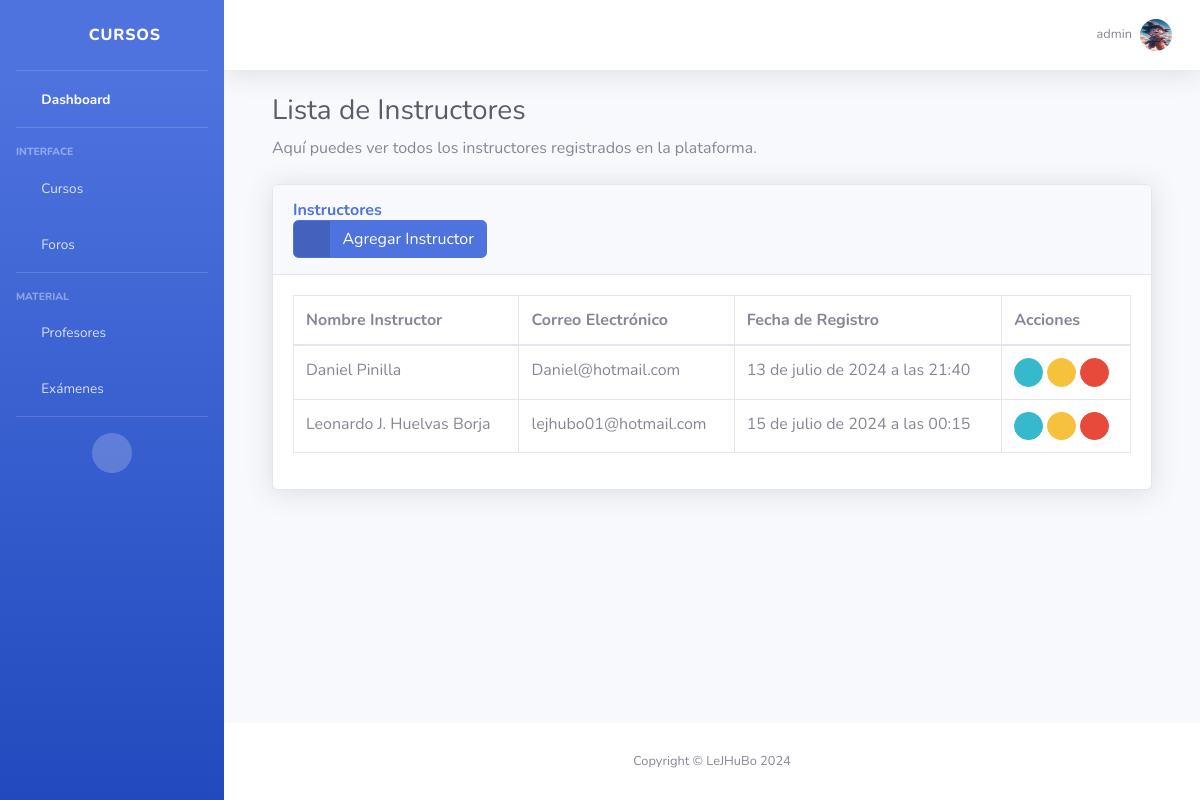
The page /courses/instructors/ (signed in) on the database its author committed.
### courses/models.py (models this page shows, shortened)
class User(AbstractUser):
    ROLE_CHOICES = (
        ('student', 'Student'),
        ('instructor', 'Instructor'),
        ('admin', 'Admin'),
    )
    role = models.CharField(max_length=10, choices=ROLE_CHOICES, default='student')
    groups = models.ManyToManyField(Group, related_name='custom_user_set')
    user_permissions = models.ManyToManyField(Permission, related_name='custom_user_set')
    profile_picture = models.ImageField(upload_to='profile_pictures/', null=True, blank=True)
    objects = UserManager()

### courses/views.py (the view)
# urls.py: path('instructors/', views.InstructorListView.as_view(), name='instructor_list'),
class InstructorListView(LoginRequiredMixin, StudentAccessMixin, ListView):
    model = User
    template_name = 'instructors/instructor_list.html'
    context_object_name = 'instructors'
    queryset = User.objects.filter(role='instructor')

### courses/views.py (called while the page is built)
    def test_func(self):
        return self.request.user.role != 'student'

### courses/templates/instructors/instructor_list.html
{% extends 'index.html' %} {% block title %}Lista de Instructores{% endblock %} {% block content %}
<div class="container-fluid">
    <h1 class="h3 mb-2 text-gray-800">Lista de Instructores</h1>
    <p class="mb-4">Aquí puedes ver todos los instructores registrados en la plataforma.</p>
    <div class="card shadow mb-4">
        <div class="card-header py-3">
            <h6 class="m-0 font-weight-bold text-primary">Instructores</h6>
            <a href="{% url 'instructor_add' %}" class="btn btn-primary btn-icon-split">
                <span class="icon text-white-50">
                    <i class="fas fa-plus"></i>
                </span>
                <span class="text">Agregar Instructor</span>
            </a>
        </div>
        <div class="card-body">
            {% if instructors %}
            <div class="table-responsive">
                <table class="table table-bordered" id="dataTable" width="100%" cellspacing="0">
                    <thead>
                        <tr>
                            <th>Nombre Instructor</th>
                            <th>Correo Electrónico</th>
                            <th>Fecha de Registro</th>
                            <th>Acciones</th>
                        </tr>
                    </thead>
                    <tbody>
                        {% for instructor in instructors %}
                        <tr>
                            <td>{{ instructor.get_full_name }}</td>
                            <td>{{ instructor.email }}</td>
                            <td>{{ instructor.date_joined }}</td>
                            <td>
                                <a href="{% url 'instructor_detail' instructor.pk %}" class="btn btn-info btn-circle btn-sm">
                                    <i class="fas fa-eye"></i>
                                </a>
                                <a href="{% url 'instructor_edit' instructor.pk %}" class="btn btn-warning btn-circle btn-sm">
                                    <i class="fas fa-edit"></i>
                                </a>
                                <a href="{% url 'instructor_delete' instructor.pk %}" class="btn btn-danger btn-circle btn-sm">
                                    <i class="fas fa-trash"></i>
                                </a>
                            </td>
                        </tr>
                        {% endfor %}
                    </tbody>
                </table>
            </div>
            {% else %}
            <p>No hay instructores disponibles.</p>
            {% endif %}
        </div>
    </div>
</div>
{% endblock %}

### courses/templates/index.html (shortened to what this page needs)
{% load static %}
<!DOCTYPE html>
<html lang="en">
<head>
    <link href="{% static 'vendor/fontawesome-free/css/all.min.css' %}" rel="stylesheet" type="text/css">
    <link href="{% static 'css/sb-admin-2.min.css' %}" rel="stylesheet">
</head>
<body id="page-top">
    <div id="wrapper">
        <ul class="navbar-nav bg-gradient-primary sidebar sidebar-dark accordion" id="accordionSidebar">
            <a class="sidebar-brand d-flex align-items-center justify-content-center" href="{% url 'index' %}">
                <div class="sidebar-brand-icon rotate-n-15">
                    <i class="fas fa-book"></i>
                </div>
                <div class="sidebar-brand-text mx-3">Cursos <sup></sup></div>
            </a>
            <hr class="sidebar-divider my-0">
            <li class="nav-item active">
                <a class="nav-link" href="{% url 'index' %}">
                    <i class="fas fa-fw fa-tachometer-alt"></i>
                    <span>Dashboard</span></a>
            </li>
            <hr class="sidebar-divider">
            <div class="sidebar-heading">
                Interface
            </div>
            <li class="nav-item">
                <a class="nav-link collapsed" href="#" data-toggle="collapse" data-target="#collapseCourses" aria-expanded="true" aria-controls="collapseCourses">
                    <i class="fas fa-fw fa-cog"></i>
                    <span>Cursos</span>
                </a>
            </li>
            <li class="nav-item">
                <a class="nav-link collapsed" href="#" data-toggle="collapse" data-target="#collapseForos" aria-expanded="true" aria-controls="collapseForos">
                    <i class="fas fa-fw fa-comments"></i>
                    <span>Foros</span>
                </a>
            </li>
            <hr class="sidebar-divider">
            <div class="sidebar-heading">
                Material
            </div>
            <li class="nav-item">
                <a class="nav-link collapsed" href="#" data-toggle="collapse" data-target="#collapsePages" aria-expanded="true" aria-controls="collapsePages">
                    <i class="fas fa-fw fa-folder"></i>
                    <span>Profesores</span>
                </a>
            </li>
            <li class="nav-item">
                <a class="nav-link collapsed" href="#" data-toggle="collapse" data-target="#collapseExams" aria-expanded="true" aria-controls="collapseExams">
                    <i class="fas fa-fw fa-folder"></i>
                    <span>Exámenes</span>
                </a>
            </li>
            <hr class="sidebar-divider d-none d-md-block">
            <div class="text-center d-none d-md-inline">
                <button class="rounded-circle border-0" id="sidebarToggle"></button>
            </div>
        </ul>
        <div id="content-wrapper" class="d-flex flex-column">
            <div id="content">
                <nav class="navbar navbar-expand navbar-light bg-white topbar mb-4 static-top shadow">
                    <ul class="navbar-nav ml-auto">
                        <li class="nav-item dropdown no-arrow">
                            <a class="nav-link dropdown-toggle" href="#" id="userDropdown" role="button" data-toggle="dropdown" aria-haspopup="true" aria-expanded="false">
                                <span class="mr-2 d-none d-lg-inline text-gray-600 small">{{ user.username }}</span> {% if user.profile_picture %}
                                <img class="img-profile rounded-circle" src="{{ user.profile_picture.url }}"> {% else %}
                                <img class="img-profile rounded-circle" src="{% static 'img/undraw_profile.svg' %}"> {% endif %}
                            </a>
                        </li>
                    </ul>
                </nav>
                <div class="container-fluid">
                    {% block content %}{% endblock %}
                </div>
            </div>
            <footer class="sticky-footer bg-white">
                <div class="container my-auto">
                    <div class="copyright text-center my-auto">
                        <span>Copyright &copy; LeJHuBo 2024</span>
                    </div>
                </div>
            </footer>
        </div>
    </div>
</body>
</html>

### rows shown on the page
User: username "admin", profile_picture (picture)
User: get_full_name "Daniel Pinilla", email "Daniel@hotmail.com", date_joined "13 de julio de 2024 a las 21:40"
User: get_full_name "Leonardo J. Huelvas Borja", email "lejhubo01@hotmail.com", date_joined "15 de julio de 2024 a las 00:15"
